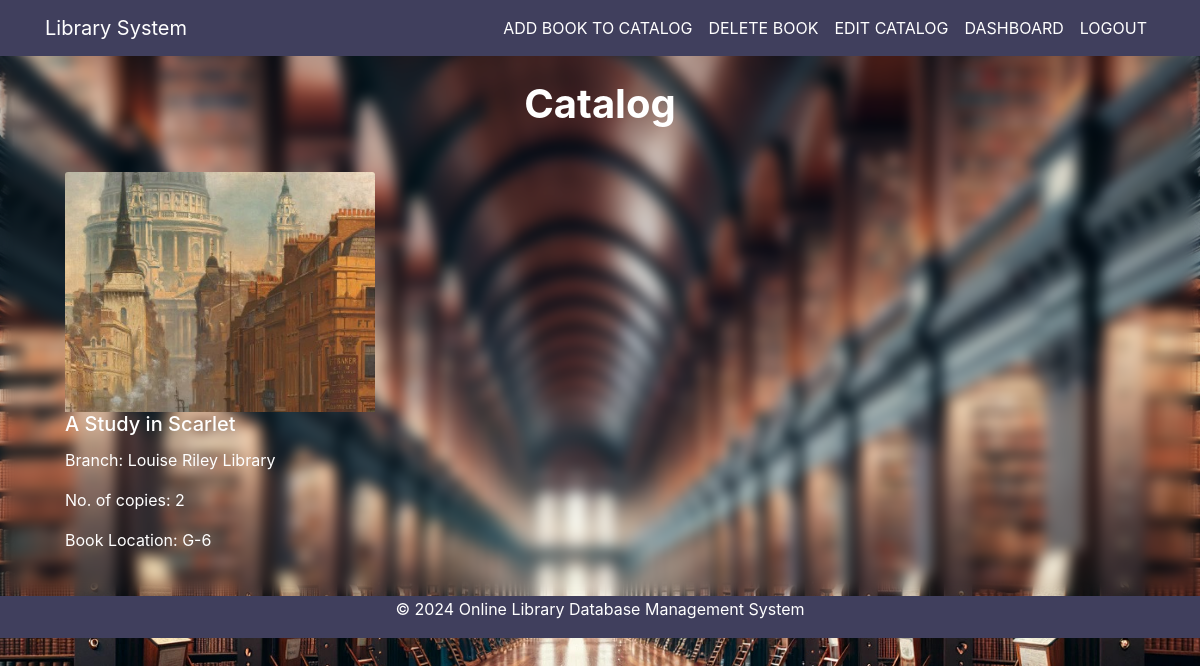
The page /includes/admin-catalogs.php (signed in) on the database its author committed.
### tables this page shows
CREATE TABLE `catalog` (
  `CatalogID` int(250) NOT NULL,
  `BranchID` int(100) NOT NULL,
  `BookID` varchar(100) NOT NULL,
  `Num_of_copies` int(250) NOT NULL,
  `Book Location` varchar(100) NOT NULL
);

CREATE TABLE `book` (
  `BookID` varchar(100) NOT NULL,
  `Genre` varchar(250) NOT NULL,
  `Title` varchar(100) NOT NULL,
  `AuthorName` varchar(250) NOT NULL,
  `PublisherName` varchar(100) NOT NULL,
  `bookIMG` varchar(100) NOT NULL,
  `BranchID` int(100) NOT NULL
);

CREATE TABLE `branch` (
  `BranchID` int(100) NOT NULL,
  `Branch Name` varchar(100) NOT NULL,
  `Address` varchar(250) NOT NULL
);

### includes/admin-catalogs.php (the view, shortened to what this page needs)
<?php
include('sqlconnect.php');
?>
<!DOCTYPE html>
<html lang="en">
<head>
  <link rel="stylesheet" href="https://stackpath.bootstrapcdn.com/bootstrap/4.5.2/css/bootstrap.min.css">
  <link rel="stylesheet" href="https://cdnjs.cloudflare.com/ajax/libs/font-awesome/5.15.3/css/all.min.css">
</head>
<body>
<nav class="navbar navbar-expand-lg navbar-custom">
  <div class="container">
    <a class="navbar-brand" href="#">Library System</a>
    <div class="collapse navbar-collapse" id="navbarNav">
      <ul class="navbar-nav ml-auto">
      <li class="nav-item"><a class="nav-link" href="add-catalog.php">ADD BOOK TO CATALOG</a></li>
        <li class="nav-item"><a class="nav-link" href="delete-book.php">DELETE BOOK</a></li>
        <li class="nav-item"><a class="nav-link" href="edit-catalog.php">EDIT CATALOG</a></li>
        <li class="nav-item"><a class="nav-link" href="admin-dashboard.php">DASHBOARD</a></li>
        <li class="nav-item"><a class="nav-link" href="admin-login.php">LOGOUT</a></li>
      </ul>
    </div>
  </div>
</nav>
<div class="container mt-4">
  <h1 class="text-center mb-4 dashboard-title">Catalog</h1>
  <div class="row">
    <?php
    $sql = "SELECT * FROM catalog LEFT JOIN branch ON branch.BranchID = catalog.BranchID LEFT JOIN book ON book.bookID = catalog.bookID";
    $result = mysqli_query($con, $sql);
    while ($row = mysqli_fetch_assoc($result)) { ?>
      <div class="col-md-4 mb-4">
          <div class="card-body">
            <img src="bookimg/<?php echo htmlspecialchars($row['bookIMG']); ?>" class="card-img-top" alt="Book Image">
            <h5 class="card-title"><?php echo htmlspecialchars($row['Title']); ?></h5>
            <p class="card-text">Branch: <?php echo htmlspecialchars($row['Branch Name']); ?></p>
            <p class="card-text">No. of copies: <?php echo htmlspecialchars($row['Num_of_copies']); ?></p>
            <p class="card-text">Book Location: <?php echo htmlspecialchars($row['Book Location']); ?></p>
          </div>
      </div>
    <?php } ?>
  </div>
</div>
<div class="footer">
  <p>&copy; 2024 Online Library Database Management System</p>
</div>
</body>
</html>

### includes/admin-catalogs.php (style rules this page uses)
.navbar-custom { background-color: #403F5D; color: #fff; }
.navbar-custom .navbar-brand, .navbar-custom .navbar-text, .navbar-custom a { color: #fff; }
.card-img-top { width: 100%; height: 20vw; object-fit: cover; }
.footer { background-color: #403F5D; color: white; text-align: center; padding: 1px; position: fixed; left: 0; bottom: 80; width: 100%; }
body { background-image: url('bookimg/bgpic.jpg'); background-size: cover; color: #fff; background-position: center; background-attachment: fixed; backdrop-filter: blur(7px); }
.dashboard-title { color: #fff; font-weight: bold; text-align: center; z-index: 999; }

### rows shown on the page
catalog: BookID.bookIMG (picture), BookID.Title "A Study in Scarlet", BranchID "Louise Riley Library", Num_of_copies "2", Book Location "G-6"
